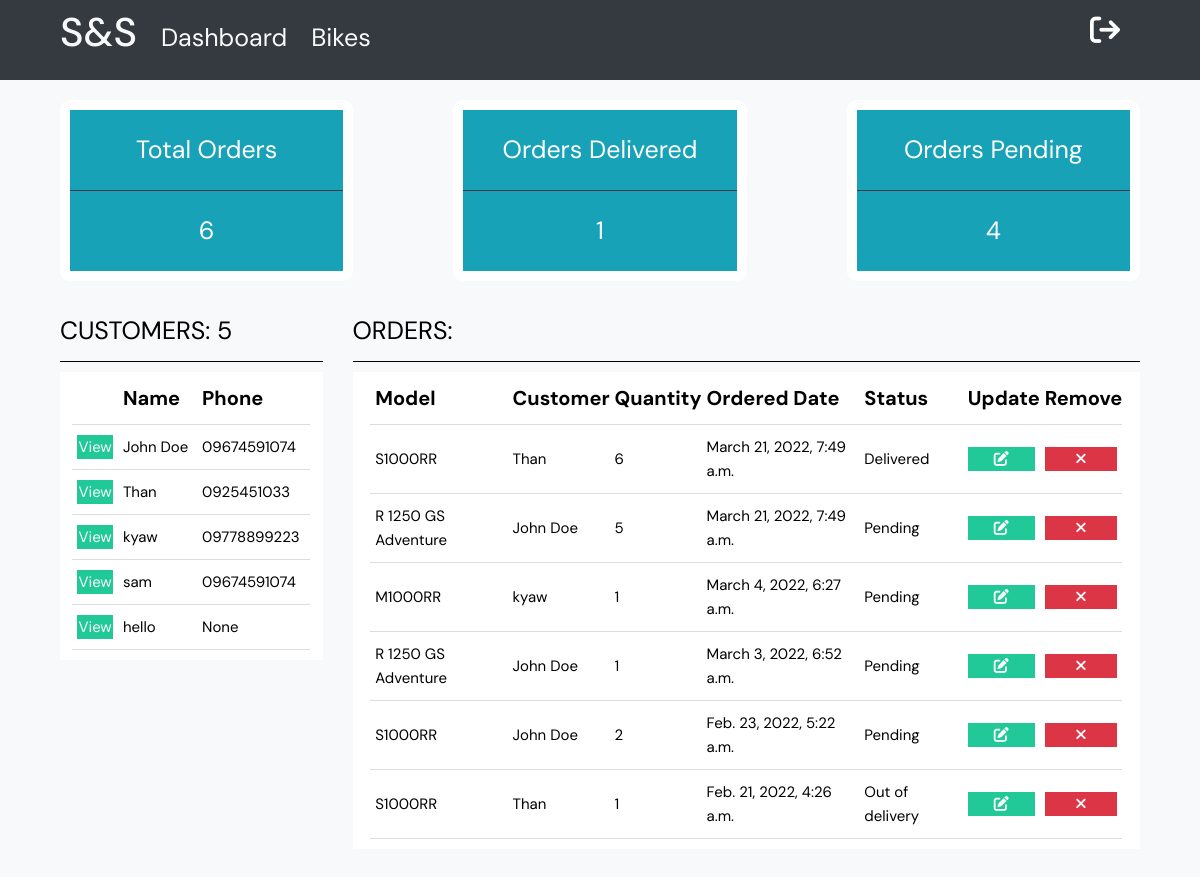
Screenshot of /dashboard/ (signed in) with the database file from the repository.
### base/models.py (models this page shows, shortened)
class Customer(models.Model):
    name=models.CharField(max_length=200,null=True)
    phone=models.CharField(max_length=200,null=True)
    email=models.CharField(max_length=200,null=True)
    image=models.ImageField(default="user.png",null=True,blank=True)
    date_created=models.DateTimeField(auto_now_add=True,null=True)

class Order(models.Model):
    STATUS=(
        ('Pending','Pending'),
        ('Out of delivery','Out of delivery'),
        ('Delivered','Delivered'),
    )
    model_id=models.ForeignKey(B_models,null=True,on_delete=models.SET_NULL)
    customer=models.ForeignKey(Customer,null=True,on_delete=models.SET_NULL)
    quantity=models.IntegerField(default=0)
    date_created=models.DateTimeField(auto_now_add=True,null=True)
    status=models.CharField(max_length=200,null=True,choices=STATUS)

class B_models(models.Model):
    type_id=models.ForeignKey(Types,on_delete=models.CASCADE)
    name=models.CharField(max_length=200,null=True)
    description=models.TextField(null=True)
    base_prize=models.IntegerField(default=0)
    prize=models.IntegerField(default=0)
    quantity=models.IntegerField(default=0)
    image=models.ImageField(default="s1000rr.jpg",null=True,blank=True)

### base/decorators.py (the view)
        def wrapper_func(request,*args,**kwargs):
            group=None
            if request.user.groups.exists():
                group=request.user.groups.all()[0].name
            if group in allowed_roles:
                return view_func(request,*args,**kwargs)
            else:
                return HttpResponse('You are not unauthorized to view this page')

### base/views.py (called while the page is built)
@login_required(login_url='base:login')
@allowed_users(allowed_roles=['admin','staff'])
def dashboard(request):
    total_order=Order.objects.all().order_by('-date_created')
    customers=Customer.objects.all()
    delivered=Order.objects.filter(status='Delivered').count()
    pending=Order.objects.filter(status='Pending').count()
    context={'total_order':total_order,'delivered':delivered,'pending':pending,'customers':customers}
    return render(request,'base/dashboard.html',context)

### templates/base/dashboard.html (shortened to what this page needs)
{% extends 'main.html' %}
{% block content %}
    <div class="part-1">
        <div class="content cyan">
            <p>Total Orders</p>
            <p>{{total_order.count}}</p>
        </div>
        <div class="content cyan">
            <p>Orders Delivered</p>
            <p>{{delivered}}</p>
        </div>
        <div class="content cyan">
            <p>Orders Pending</p>
            <p>{{pending}}</p>
        </div>
    </div>
    <div class="part2">
        <div class="part2-content-1">
            <p class="text-md">CUSTOMERS: {{customers.count}}</p>
            <div class="customer-list">
                <table>
                    <tbody>
                        <tr>
                            <th></th>
                            <th>Name</th>
                            <th>Phone</th>
                        </tr>
                        {% if customers %}
                            {% for customer in customers %}
                                <tr>
                                    <td><a class="btn btn-sm teal" href="{% url 'base:customer' customer.id %}">View</a></td>
                                    <td>{{customer.name}}</td>
                                    <td>{{customer.phone}}</td>
                                </tr>
                            {% endfor %}
                        {% endif %}
                    </tbody>
                </table>
            </div>
        </div>
        <div class="part2-content-2">
            <p class="text-md">ORDERS:</p>
            <div class="order-list">
                <table>
                    <tbody>
                        <tr>
                            <th>Model</th>
                            <th>Customer</th>
                            <th>Quantity</th>
                            <th>Ordered Date</th>
                            <th>Status</th>
                            <th>Update</th>
                            <th>Remove</th>
                        </tr>
                        {% if total_order %}
                          {% for order in total_order %}
                                <tr>
                                    <td>{{order.model_id.name}}</td>
                                    <td>{{order.customer.name}}</td>
                                    <td>{{order.quantity}}</td>
                                    <td>{{order.date_created}}</td>
                                    <td>{{order.status}}</td>
                                    <td><a class="btn btn-sm teal" href="{% url 'base:update-order' order.id %}"><i class="fa-solid fa-pen-to-square"></i></a></td>
                                    <td><a class="btn btn-sm warning" href="{% url 'base:delete-order' order.id %}"><i class="fa-solid fa-xmark"></i></a></td>
                                </tr>
                           {% endfor %}
                        {% endif %}
                    </tbody>
                </table>
            </div>
        </div>
    </div>
{% endblock %}

### static/styles/base.css (style rules this page uses)
:root { --color-dark:#000000; --color-gray-dark:#343a40; --color-white:#ffffff; --color-blue:#009ADA; --color-teal:#20c997; --color-cyan:#17a2b8; --color-warning:#dc3545; --color-light:#f8f9fa; }
* { font-family: "DM Sans", -apple-system, BlinkMacSystemFont, "Segoe UI", Roboto, Oxygen, Ubuntu, Cantarell, "Open Sans", "Helvetica Neue", sans-serif; margin: 0; padding: 0; box-sizing: border-box; text-rendering: optimizeLegibility; font-size: inherit; }
html { font-size: 56.25%; }
@media only screen and (min-width: 1200px) { html { font-size: 62.5%; } }
body { line-height: 1.6; font-weight: 400; font-size: 1.5rem; color: var(--color-dark); background-color: var(--color-light); min-height: 100vh; }
a { text-decoration: none; }
.text-md { font-size: 2.5rem; font-weight: 400; }
.teal { background-color: var(--color-teal); }
.cyan { background-color: var(--color-cyan); }
.warning { background-color: var(--color-warning); }
.btn { color: var(--color-light); display: block; text-align: center; }
.btn-sm { color: var(--color-light); }
table { width: 98%; margin: 0 1%; border-collapse: collapse; }
table th { border-bottom: 1px solid #ddd; padding-bottom: 1rem; padding-left: 0.5rem; text-align: left; font-size: 2rem; }
table td { padding: 1rem 0.5rem; border-bottom: 1px solid #ddd; }

### templates/base/dashboard.html (style rules this page uses)
.part-1 { display: grid; grid-gap: 10rem; grid-template-columns:1fr 1fr 1fr; margin: 2rem 0; }
.part-1 .content { text-align: center; border: var(--color-white) 1px solid; border-radius: 0.3rem; opacity: 100%; border: var(--color-white) 10px solid; border-radius: 10px; }
.part-1 .content p { padding: 2rem; color: var(--color-white); font-size: 2.5rem; }
.part-1 .content p:first-child { border-bottom: var(--color-gray-dark) 1px solid; }
.part2 { display: grid; grid-gap: 3rem; grid-template-columns: 1fr 3fr; margin-top: 3rem; }
.part2-content-1 p { border-bottom: black 1px solid; padding-bottom: 1rem; margin-bottom: 1rem; }
.part2-content-1 .customer-list { background-color: var(--color-white); padding: 1rem; }
.part2-content-2 p { border-bottom: black 1px solid; padding-bottom: 1rem; margin-bottom: 1rem; }
.part2-content-2 .order-list { background-color: var(--color-white); padding: 1rem; }

### rows the page displays
Customer: name "John Doe", phone "09674591074"
Customer: name "Than", phone "0925451033"
Customer: name "kyaw", phone "09778899223"
Customer: name "sam", phone "09674591074"
Customer: name "hello", phone "None"
Order: model_id.name "S1000RR", customer.name "Than", quantity "6", date_created "March 21, 2022, 7:49 a.m.", status "Delivered"
Order: model_id.name "R 1250 GS Adventure", customer.name "John Doe", quantity "5", date_created "March 21, 2022, 7:49 a.m.", status "Pending"
Order: model_id.name "M1000RR", customer.name "kyaw", quantity "1", date_created "March 4, 2022, 6:27 a.m.", status "Pending"
Order: model_id.name "R 1250 GS Adventure", customer.name "John Doe", quantity "1", date_created "March 3, 2022, 6:52 a.m.", status "Pending"
Order: model_id.name "S1000RR", customer.name "John Doe", quantity "2", date_created "Feb. 23, 2022, 5:22 a.m.", status "Pending"
Order: model_id.name "S1000RR", customer.name "Than", quantity "1", date_created "Feb. 21, 2022, 4:26 a.m.", status "Out of delivery"

### other values shown
{{ total_order.count }} "6"
{{ delivered }} "1"
{{ pending }} "4"
{{ customers.count }} "5"
